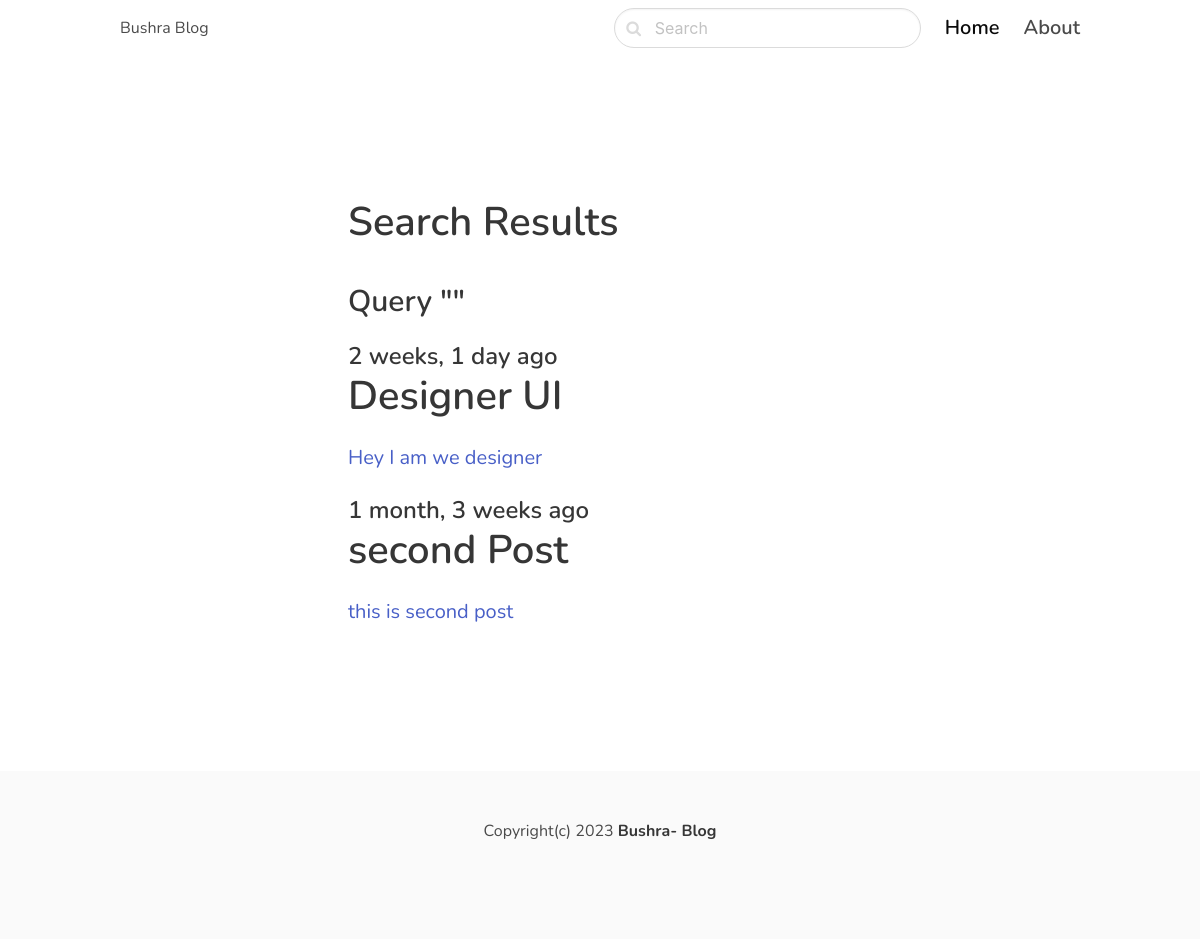
Screenshot of /search with the database file from the repository.
### blogapp/models.py (models this page shows, shortened)
class Post(models.Model):
    ACTIVE='active'
    DRAFT='draft'
    CHOICES_STATUS=(
        (ACTIVE,'Active'),
        (DRAFT,'Draft')
    )
    category=models.ForeignKey(Category,related_name='posts',on_delete=models.CASCADE)
    title=models.CharField(max_length=255)
    slug=models.SlugField()
    intro=models.TextField()
    body=models.TextField()
    created_at=models.DateTimeField(auto_now_add=True)
    updated_at=models.DateTimeField(auto_now=True)
    status=models.CharField(max_length=10,choices=CHOICES_STATUS,default=ACTIVE)
    image=models.ImageField(upload_to='images',null=True,blank=True)
    class Meta:
        ordering= ('-created_at',)

### blogapp/views.py (the view)
# urls.py: path('search',views.search,name="search"),
def search(request):
    query=request.GET.get('query','')
    posts=Post.objects.filter(status=Post.ACTIVE).filter(Q(title__icontains=query) | Q(intro__icontains=query) |Q(body__icontains=query))
    return render(request,'search.html',{'posts':posts,'query':query})

### templates/search.html (shortened to what this page needs)
{% extends 'base.html' %}
{% block content %}
  <section class="hero ">
    <div class="hero-body">
      <div class="container">
           <section class="section">
          <div class="columns">
            <div class="column is-8 is-offset-2">
                  <div class="content is-medium">
                      <h1>Search Results</h1>
                      <h3>Query "{{query}}"</h3>
                  </div>
                {% for post in posts %}
                  <div class="content is-medium">
                      <a href="{% url 'detail' post.category.slug post.slug %}">
                       <h2 class="subtitle is-4">{{post.created_at |timesince}} ago</h2>
                       <h1 class="title">{{post.title}}</h1>
                          <p>{{post.intro}}</p>
                       </a>
                </div>
                {% empty %}
                <div class="content">
                    No result fot that given query.......
                </div>
                {% endfor %}
            </div>
          </div>
        </section>
      </div>
    </div>
  </section>
{% endblock %}

### templates/base.html (style rules this page uses)
body { font-family: 'Nunito', sans-serif; }

### rows the page displays
Post: created_at "2 weeks, 1 day", title "Designer UI", intro "Hey I am we designer"
Post: created_at "1 month, 3 weeks", title "second Post", intro "this is second post"
